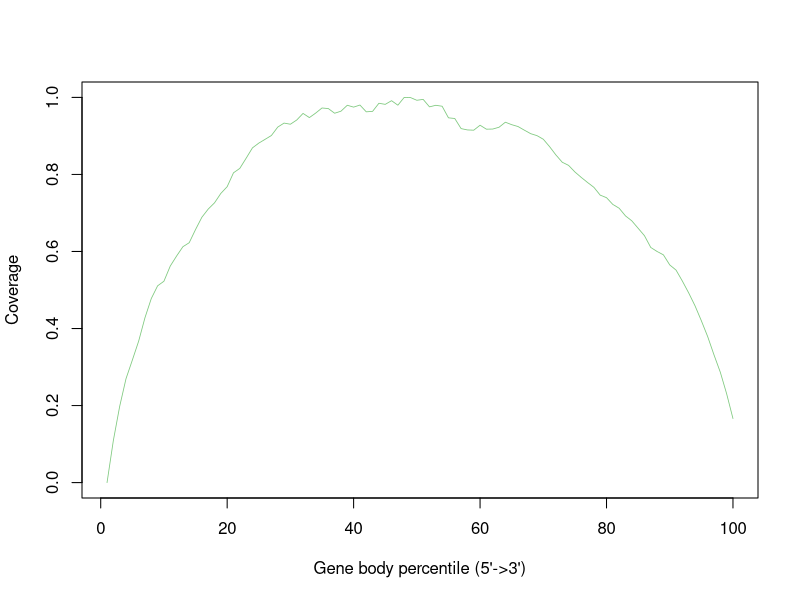

Source code (R):
SHAM_6Hr_SRR12108300.gencode.Aligned.sortedByCoord.out <- c(0.0,0.10936861797150153,0.19797025148008554,0.2696859006318617,0.3179105974559826,0.3671847632226546,0.42811210421430096,0.4778775726161284,0.5108762484247065,0.5228317637328534,0.5622028382175308,0.5882011782541895,0.612395652698458,0.6228758065430464,0.657035875267273,0.6888804259506633,0.7100442317727449,0.7262950112432719,0.7507874650964363,0.7682112659473492,0.8042435174942985,0.8157804080718988,0.8421072522373892,0.8689748200131693,0.8813693098651534,0.8911779198711566,0.9011856673357879,0.9229541533242147,0.9333369187766274,0.9303687531524041,0.9412878815408298,0.9584718453065336,0.9475861487542281,0.9593250839066408,0.9725466483130731,0.9710262265486571,0.9589122734084629,0.9642104926544441,0.9796007657344029,0.9747778599845632,0.9801647462741673,0.9625766933588384,0.9637700645525149,0.9847870610072866,0.9819613440760967,0.991473428231296,0.9798144387739528,1.0,0.9995334078524115,0.9925534218937827,0.9948718470508033,0.9754639394040703,0.979526634271702,0.9770875637930307,0.9469945506107125,0.9452444666677327,0.9190208251267866,0.9155628104255,0.9148883594707304,0.9278032231197136,0.9175134853852002,0.9178448966302163,0.9225442499422211,0.9356204585394358,0.9292175351434008,0.9244048043002062,0.9149959227695514,0.9058806599735162,0.9007655890471491,0.8913799644459691,0.8720854343304257,0.8505146322425349,0.8316416339737226,0.8235133371222748,0.8064587400267745,0.7922981770927966,0.7790955089415627,0.7666254340687852,0.7462814350106909,0.7396633850170139,0.7221058568216208,0.7122478258404836,0.6923835009528073,0.6795427687665251,0.6602932989518393,0.6410147579753098,0.6103650320436882,0.5999342991742337,0.5912274862020999,0.5651201293085278,0.5515947712608308,0.5230963113056295,0.49234338274946327,0.4589420713493525,0.4201553272177299,0.3790835897652068,0.33154642591868505,0.286493392851692,0.2305503025581169,0.16632193113913893)


pdf("/athena/angsd/scratch/pes4008/project/QC/rseqc/SHAM_6Hr_SRR12108300.geneBodyCoverage.curves.pdf")
x=1:100
icolor = colorRampPalette(c("#7fc97f","#beaed4","#fdc086","#ffff99","#386cb0","#f0027f"))(1)
plot(x,SHAM_6Hr_SRR12108300.gencode.Aligned.sortedByCoord.out,type='l',xlab="Gene body percentile (5'->3')", ylab="Coverage",lwd=0.8,col=icolor[1])
dev.off()
